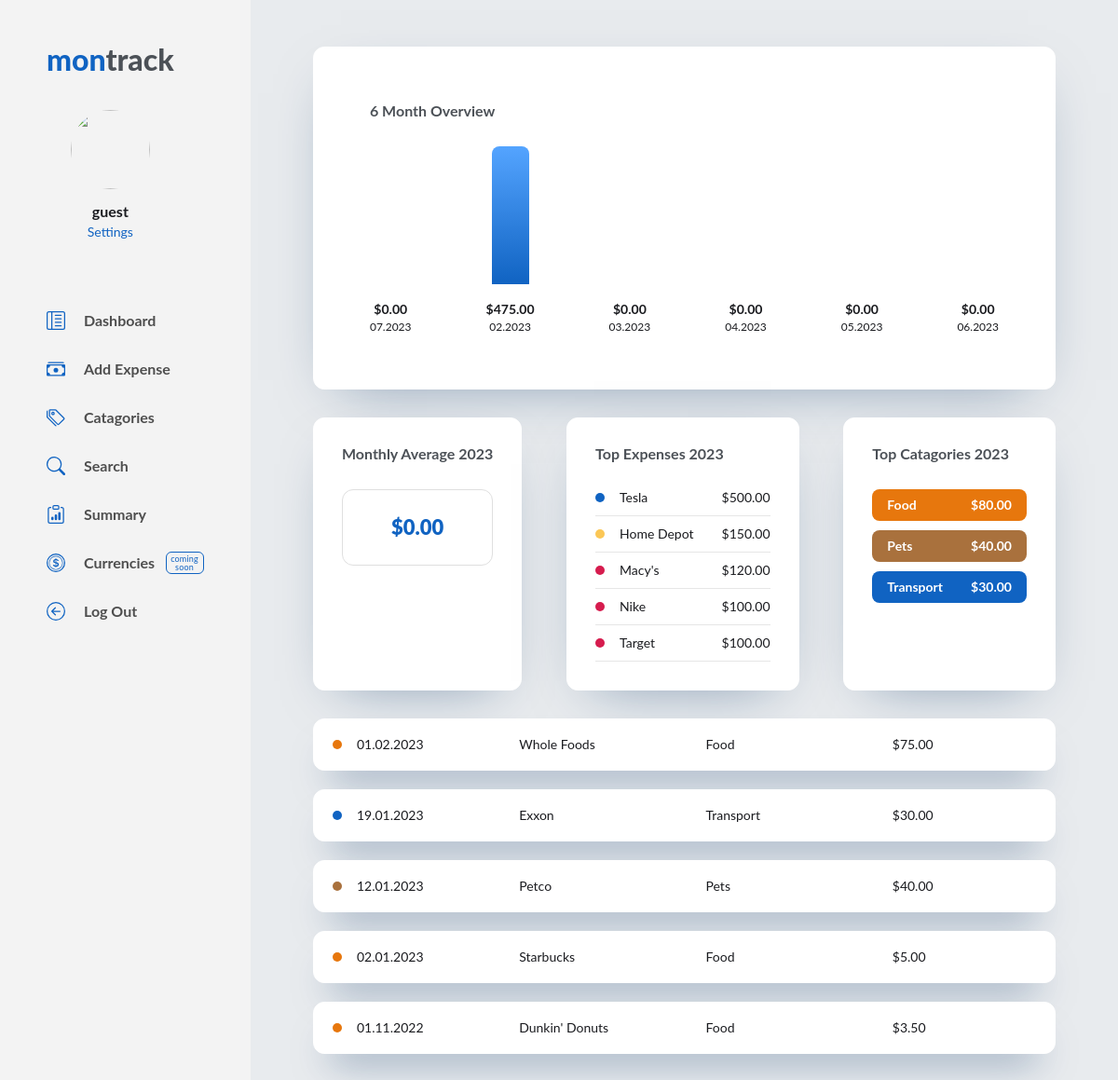
Screenshot of / (signed in) with the database file from the repository.
### tables this page shows
CREATE TABLE users (
    user_id INTEGER PRIMARY KEY AUTOINCREMENT NOT NULL,
    fname TEXT NOT NULL,
    lname TEXT NOT NULL,
    username TEXT NOT NULL,
    email TEXT NOT NULL,
    hash TEXT NOT NULL
, image TEXT NOT NULL DEFAULT 'https://uploads-ssl.webflow.com/63987bd2db675b2f0fd5a56e/63987bd2db675bb88dd5a5a1_Icon%202.svg');

CREATE TABLE expenses (
    expense_id INTEGER PRIMARY KEY AUTOINCREMENT NOT NULL,
    user_id INTEGER NOT NULL,
    date DATE NOT NULL,
    shop TEXT NOT NULL,
    total NUMERIC NOT NULL,
    currency TEXT NOT NULL,
    category TEXT NOT NULL,
    description TEXT
);

CREATE TABLE categories (
    category_id INTEGER PRIMARY KEY AUTOINCREMENT NOT NULL,
    category TEXT UNIQE NOT NULL,
    color TEXT NOT NULL DEFAULT "#1063c2"
);

CREATE TABLE currencies (
    currency_id INTEGER PRIMARY KEY AUTOINCREMENT NOT NULL,
    country TEXT NOT NULL,
    currency TEXT NOT NULL,
    symbol TEXT NOT NULL
);

### application.py (the view)
@application.route("/")
@login_required
def index():
    user_id = session["user_id"]
    connect = sqlite3.connect("expenses.db")
    cursor = connect.cursor()
    cursor.execute("SELECT username FROM users WHERE user_id = ?", (user_id,))
    username = cursor.fetchone()[0]
    cursor.execute("SELECT image FROM users WHERE user_id = ?", (user_id,))
    userimage = cursor.fetchone()[0]
    year = str(datetime.now().year)
    cursor.execute("SELECT months.month, COALESCE(SUM(expenses.total), 0) AS total_sum, COALESCE(symbol, '$') AS symbol FROM (SELECT strftime('%m.%Y', date('now', 'start of month', '-5 months')) AS month UNION ALL SELECT strftime('%m.%Y', date('now', 'start of month', '-4 months')) UNION ALL SELECT strftime('%m.%Y', date('now', 'start of month', '-3 months')) UNION ALL SELECT strftime('%m.%Y', date('now', 'start of month', '-2 months')) UNION ALL SELECT strftime('%m.%Y', date('now', 'start of month', '-1 months')) UNION ALL SELECT strftime('%m.%Y', date('now', 'start of month')) ) AS months LEFT JOIN (SELECT * FROM expenses JOIN currencies ON expenses.currency = currencies.currency WHERE user_id = ?) expenses ON strftime('%m.%Y', expenses.date) = months.month GROUP BY months.month ORDER BY datetime(months.month, '+1 months')", (user_id,))
    six_months = cursor.fetchall()
    cursor.execute("SELECT COALESCE(SUM(expenses.total), 0) AS total_sum FROM (SELECT strftime('%m.%Y', date('now', 'start of month', '-5 months')) AS month UNION ALL SELECT strftime('%m.%Y', date('now', 'start of month', '-4 months')) UNION ALL SELECT strftime('%m.%Y', date('now', 'start of month', '-3 months')) UNION ALL SELECT strftime('%m.%Y', date('now', 'start of month', '-2 months')) UNION ALL SELECT strftime('%m.%Y', date('now', 'start of month', '-1 months')) UNION ALL SELECT strftime('%m.%Y', date('now', 'start of month')) ) AS months LEFT JOIN (SELECT * FROM expenses JOIN currencies ON expenses.currency = currencies.currency WHERE user_id = ?) expenses ON strftime('%m.%Y', expenses.date) = months.month GROUP BY months.month ORDER BY total_sum DESC LIMIT 1", (user_id,))
    max_month = cursor.fetchone()[0]
    cursor.execute("SELECT expenses.*, strftime('%d.%m.%Y', expenses.date) AS fdate, currencies.symbol, color FROM expenses JOIN currencies ON expenses.currency = currencies.currency JOIN categories ON expenses.category = categories.category WHERE expenses.user_id = ? ORDER BY date DESC LIMIT 5", (user_id,))
    expenses = cursor.fetchall()
    cursor.execute("SELECT shop, total, symbol, color FROM expenses JOIN currencies ON expenses.currency = currencies.currency JOIN categories ON expenses.category = categories.category WHERE user_id = ? ORDER BY total DESC LIMIT 5", (user_id,))
    top_expenses = cursor.fetchall()
    cursor.execute("SELECT user_id, strftime('%Y', date) AS year, SUM(total) AS total_sum, expenses.category, color, currencies.symbol FROM expenses JOIN categories ON expenses.category = categories.category JOIN currencies ON expenses.currency = currencies.currency WHERE user_id = ? AND strftime('%Y', date) = ? GROUP BY expenses.category ORDER BY total_sum DESC LIMIT 4", (user_id, year))
    top_categories = cursor.fetchall()
    cursor.execute("SELECT SUM(total) / (strftime('%m', 'now')) FROM expenses WHERE user_id = ? AND strftime('%Y', date) = ?", (user_id, year))
    monthly_average = None
    if monthly_average:
        monthly_average = cursor.fetchall()[0][0]
    else:
        monthly_average = 0
    print("monthly_average IS: ", end="")
    print(monthly_average)
    return render_template("index.html", username=username, userimage=userimage, year=year, six_months=six_months, max_month=max_month, expenses=expenses, top_expenses=top_expenses, top_categories=top_categories, monthly_average=monthly_average)

### helpers.py (called while the page is built)
def login_required(f):
    @wraps(f)
    def decorated_function(*args, **kwargs):
        if session.get("user_id") is None:
            return redirect("/login")
        return f(*args, **kwargs)
    return decorated_function

### templates/index.html (shortened to what this page needs)
{% extends "layout.html" %}
{% block body %}
<div class="body-center">
  <div class="body-index_top">
    <div class="dashboard_panel panel-shadow">
      <div class="dash_monthly">
        <div class="dash_title-small">6 Month Overview</div>
        <div class="dash_monthly-overview">
          {% for row in six_months %}
          <div class="month-wrapper">
            <div class="dash_monthly-column" value="{{ row[1] }}"></div>
            <div class="dash_monthly-text">
              <div class="dash_monthly-medium bold">{{ row[2] }}{{ "{:,.2f}".format(row[1]) }}</div>
              <div class="dash_monthly-small">{{ row[0] }}</div>
            </div>
          </div>
          {% endfor %}
        </div>
      </div>
    </div>
  </div>
    <div class="body-index_middle">
      <div class="dashboard_panel panel-shadow">
        <div class="dash_info-wrapper">
          <div class="dash_title-small">Monthly Average {{ year }}</div>
          <div class="dash_monthly-avg">
            <div class="monthly-avg_total">${{ "{:,.2f}".format(monthly_average) }}</div>
          </div>
        </div>
      </div>
      <div class="dashboard_panel panel-shadow">
        <div class="dash_info-wrapper">
          <div class="dash_title-small">Top Expenses {{ year }}</div>
          <div class="dash_middle-lists dash_text">
            {% for row in top_expenses %}
            <div class="d_middle-list_item">
              <div class="category-color_wrapper">
                <div class="catagory-color" style="background-color:{{ row[3] }}"></div>
                <div>{{ row[0] }}</div>
              </div>
              <div>{{ row[2] }}{{ "{:,.2f}".format(row[1]) }}</div>
            </div>
            {% endfor %}
          </div>
        </div>
      </div>
      <div class="dashboard_panel panel-shadow">
        <div class="dash_info-wrapper">
          <div class="dash_title-small">Top Catagories {{ year }}</div>
          <div class="dash_middle-lists dash_text">
            {% for row in top_categories %}
            <div class="dash_top-categories" style="background-color:{{ row[4] }}">
              <div>{{ row[3] }}</div>
              <div>{{ row[5] }}{{ "{:,.2f}".format(row[2]) }}</div>
            </div>
            {% endfor %}
          </div>
        </div>
      </div>
    </div>
    <div class="body-index_bottom">
      {% for row in expenses %}
        <div class="dashboard_panel bottom_latest panel-shadow_thin">
          <div class="latest-expenses_wrapper">
            <div class="category-color_wrapper">
              <div class="catagory-color" style="background-color:{{ row[10] }}"></div>
              <div id="latest_date" class="dash_text">{{ row[8] }}</div>
            </div>
            <div id="latest_shop" class="dash_text">{{ row[3] }}</div>
            <div id="latest_category" class="dash_text">{{ row[6] }}</div>
            <div id="latest_total" class="dash_text">{{ row[9] }}{{ "{:,.2f}".format(row[4]) }}</div>
          </div>
        </div>
      {% endfor %}
    </div>
  </div>
</div>
{% endblock %}

### templates/layout.html (shortened to what this page needs)
<head>
  <link href="/static/styles.css" rel="stylesheet">
</head>
<body>
  <main class="main-page">
    <div class="side-menu">
      <div class="side-menu_top">
        <a href="/" class="logo-link">mon<span class="logo-link_span">track</span></a>
        <div class="side-menu_user">
          <div class="sm_user-wrapper"><img src="{{ userimage }}" loading="lazy" alt="" class="user_profile-image">
            <div class="user_name">{{ username }}</div>
            <a href="/settings" class="sm_user-link" id="settings">Settings</a>
          </div>
        </div>
      </div>
      <div class="side-menu_links">
        <div class="sm_links-wrapper">
          <a href="/" aria-current="page" class="side-menu_link w-inline-block w--current">
            <div class="menu-svg w-embed"></div>
            <div>Dashboard</div>
          </a>
          <a href="/expenses" class="side-menu_link w-inline-block">
            <div class="menu-svg w-embed"></div>
            <div>Add Expense</div>
          </a>
          <a href="/categories" aria-current="page" class="side-menu_link w-inline-block w--current">
            <div class="menu-svg w-embed"></div>
            <div>Catagories</div>
          </a>
          <a href="/search" aria-current="page" class="side-menu_link w-inline-block w--current">
            <div class="menu-svg w-embed"></div>
            <div>Search</div>
          </a>
          <a href="/summary" aria-current="page" class="side-menu_link w-inline-block w--current">
            <div class="menu-svg w-embed"></div>
            <div>Summary</div>
          </a>
          <div class="sm_link-wrapper">
            <a aria-current="page" class="side-menu_link inactive-link w-inline-block w--current">
              <div class="menu-svg w-embed"></div>
              <div>Currencies</div>
            </a>
            <div class="label-coming">coming<br>soon</div>
          </div>
          <a href="/logout" aria-current="page" class="side-menu_link w-inline-block w--current">
            <div class="menu-svg w-embed"></div>
            <div>Log Out</div>
          </a>
        </div>
      </div>
    </div>
    <div class="page-body">
      {% block body %}{% endblock %}
    </main>
</body>

### rows the page displays
users: username "guest"
expenses: shop "Tesla", symbol "$", total "500.00"
expenses: shop "Home Depot", symbol "$", total "150.00"
expenses: shop "Macy's", symbol "$", total "120.00"
expenses: shop "Nike", symbol "$", total "100.00"
expenses: shop "Target", symbol "$", total "100.00"
expenses: category "Pets", row "$", total "40.00", row "12.01.2023", shop "Petco", symbol "$"
expenses: category "Transport", row "$", total "30.00", row "19.01.2023", shop "Exxon", symbol "$"
expenses: row "01.02.2023", shop "Whole Foods", category "Food", symbol "$", total "75.00"
expenses: row "02.01.2023", shop "Starbucks", category "Food", symbol "$", total "5.00"
expenses: row "01.11.2022", shop "Dunkin' Donuts", category "Food", symbol "$", total "3.50"

### other values shown
{{ row[2] }} "$" "$" "$" "$" "$" "$"
{{ "{:,.2f}".format(row[1]) }} "0.00" "475.00" "0.00" "0.00" "0.00" "0.00"
{{ row[0] }} "07.2023" "02.2023" "03.2023" "04.2023" "05.2023" "06.2023"
{{ "{:,.2f}".format(monthly_average) }} "0.00"
{{ row[3] }} "Food"
{{ row[5] }} "$"
{{ "{:,.2f}".format(row[2]) }} "80.00"
